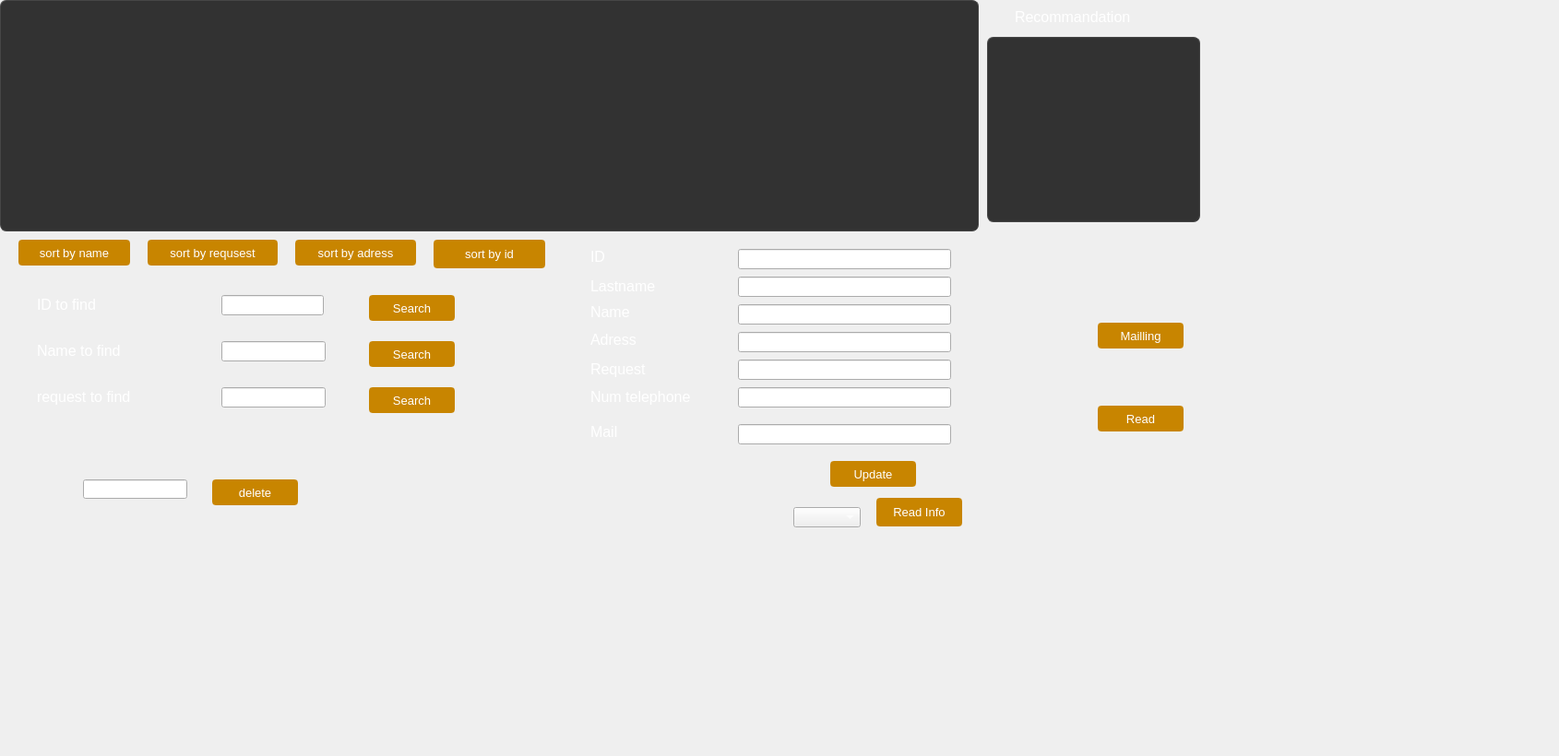
    <widget class="QWidget" name="tab_2">
     <attribute name="title">
      <string>Read</string>
     </attribute>
     <widget class="QTableView" name="tab_produit">
      <property name="geometry">
       <rect>
        <x>0</x>
        <y>0</y>
        <width>1061</width>
        <height>251</height>
       </rect>
      </property>
      <property name="styleSheet">
       <string notr="true">QTableView {border: 3px solid #5E749C;text-align: top;padding: 4px;border-radius: 7px;border-bottom-left-radius: 7px;background: QLinearGradient( x1: 0, y1: 0, x2: 1, y2: 0,stop: 0 #fff, stop: 1 #eee,stop: 0.5 #ddd,stop: 1 #eee );width: 15px;}
QTableView::item:focus{selection-background-color: yellow;}


 QScrollBar{
         background: QLinearGradient( x1: 0, y1: 0, x2: 1, y2: 0,stop: 0 #fff, stop: 1 #eee,stop: 0.5 #ddd,stop: 1 #eee );
 }

 QScrollBar:vertical {
     border: 3px solid #5E749C;
     padding: 4px;
     border-radius: 7px;
     border-bottom-left-radius: 7px;
     background: QLinearGradient( x1: 0, y1: 0, x2: 1, y2: 0,stop: 0 #fff, stop: 1 #eee,stop: 0.5 #ddd,stop: 1 #eee );
     width: 45px;
     margin: 48px 0 48px 0;
 }

 QScrollBar::handle:vertical {
     background: dark blue;
     border: 3px solid #5E749C;
     padding: 0px;
     border-radius: 7px;
     border-bottom-left-radius: 7px;
     min-height: 40px;
 }
 QScrollBar::add-line:vertical {
     background: dark blue;
     border: 3px solid #5E749C;
     padding: 0px;
     border-radius: 7px;
     border-bottom-left-radius: 7px;
     height: 40px;
     subcontrol-position: bottom;
     subcontrol-origin: margin;
 }

 QScrollBar::sub-line:vertical {
     background: dark blue;
     border: 3px solid #5E749C;
     padding: 0px;
     border-radius: 7px;
     border-bottom-left-radius: 7px;
     height: 40px;
     subcontrol-position: top;
     subcontrol-origin: margin;
 }
 QScrollBar::up-arrow:vertical, QScrollBar::down-arrow:vertical {
     border: 2px solid grey;
     width: 3px;
     height: 3px;
     background: white;
 }

 QScrollBar::add-page:vertical, QScrollBar::sub-page:vertical {
     background: none;
 }
QHeaderView::section{
    background-color:rgb(90,90,90);
      color:rgb(200,200,200);
    border:1px solid rgb(60,60,60);
    border-bottom:1px solid rgb(70,70,70);
    height:27px;
    min-width:55px;
}
QHeaderView::section:hover
{
    background-color:rgb(80,80,80);

}
QTableView
{
	background: rgb(55,55,55);
}
QTableView{
    selection-background-color:rgb(255,0,0);
    background-color:rgb(50,50,50);
    border:1px solid rgb(70,70,70);
    color:rgb(200,200,200)
}

QTableView::item
{
       border:1px solid rgb(65,65,65);
	color:rgb(200,200,200);

}
QTableView::item:hover
{
    background-color: rgb(30,30,30);
    font: 75 9pt &quot;Microsoft YaHei&quot;;
    color:rgb(31,163,246);
}
QTableView::item::selected
{
    background-color: rgb(30,30,30);
    font: 75 9pt &quot;Microsoft YaHei&quot;;
    color:rgb(31,163,246);
}</string>
      </property>
     </widget>
     <widget class="QPushButton" name="trier">
      <property name="geometry">
       <rect>
        <x>160</x>
        <y>260</y>
        <width>141</width>
        <height>28</height>
       </rect>
      </property>
      <property name="styleSheet">
       <string notr="true">QPushButton
{background-color: rgb(200,133,0);
color : white;
font: 10pt Arial;
            border-radius: 4px;
            text-shadow: 0 1px 1px rgba(0, 0, 0, 0.2);
border: 2px solid rgb(200,133,0);
}

QPushButton:hover {
border: 2px solid rgb(200,146,0);
background-color : rgb(200,149,47);
}</string>
      </property>
      <property name="text">
       <string>sort by requsest</string>
      </property>
     </widget>
     <widget class="QPushButton" name="tri_stock">
      <property name="geometry">
       <rect>
        <x>20</x>
        <y>260</y>
        <width>121</width>
        <height>28</height>
       </rect>
      </property>
      <property name="styleSheet">
       <string notr="true">QPushButton
{background-color: rgb(200,133,0);
color : white;
font: 10pt Arial;
            border-radius: 4px;
            text-shadow: 0 1px 1px rgba(0, 0, 0, 0.2);
border: 2px solid rgb(200,133,0);
}

QPushButton:hover {
border: 2px solid rgb(200,146,0);
background-color : rgb(200,149,47);
}</string>
      </property>
      <property name="text">
       <string>sort by name</string>
      </property>
     </widget>
     <widget class="QPushButton" name="trier_2">
      <property name="geometry">
       <rect>
        <x>320</x>
        <y>260</y>
        <width>131</width>
        <height>28</height>
       </rect>
      </property>
      <property name="styleSheet">
       <string notr="true">QPushButton
{background-color: rgb(200,133,0);
color : white;
font: 10pt Arial;
            border-radius: 4px;
            text-shadow: 0 1px 1px rgba(0, 0, 0, 0.2);
border: 2px solid rgb(200,133,0);
}

QPushButton:hover {
border: 2px solid rgb(200,146,0);
background-color : rgb(200,149,47);
}</string>
      </property>
      <property name="text">
       <string>sort by adress</string>
      </property>
     </widget>
     <widget class="QPushButton" name="rechercher_2">
      <property name="geometry">
       <rect>
        <x>400</x>
        <y>320</y>
        <width>93</width>
        <height>28</height>
       </rect>
      </property>
      <property name="styleSheet">
       <string notr="true">QPushButton
{background-color: rgb(200,133,0);
color : white;
font: 10pt Arial;
            border-radius: 4px;
            text-shadow: 0 1px 1px rgba(0, 0, 0, 0.2);
border: 2px solid rgb(200,133,0);
}

QPushButton:hover {
border: 2px solid rgb(200,146,0);
background-color : rgb(200,149,47);
}</string>
      </property>
      <property name="text">
       <string>Search</string>
      </property>
     </widget>
     <widget class="QLabel" name="label_22">
      <property name="geometry">
       <rect>
        <x>40</x>
        <y>320</y>
        <width>131</width>
        <height>20</height>
       </rect>
      </property>
      <property name="font">
       <font>
        <pointsize>12</pointsize>
       </font>
      </property>
      <property name="styleSheet">
       <string notr="true">color: rgb(255, 255, 255);</string>
      </property>
      <property name="text">
       <string>ID to find</string>
      </property>
     </widget>
     <widget class="QLineEdit" name="chercher_id">
      <property name="geometry">
       <rect>
        <x>240</x>
        <y>320</y>
        <width>111</width>
        <height>22</height>
       </rect>
      </property>
      <property name="styleSheet">
       <string notr="true">color: rgb(255, 255, 255);</string>
      </property>
     </widget>
     <widget class="QLabel" name="label_23">
      <property name="geometry">
       <rect>
        <x>40</x>
        <y>370</y>
        <width>141</width>
        <height>20</height>
       </rect>
      </property>
      <property name="font">
       <font>
        <pointsize>12</pointsize>
       </font>
      </property>
      <property name="styleSheet">
       <string notr="true">
color: rgb(255, 255, 255);</string>
      </property>
      <property name="text">
       <string>Name to find</string>
      </property>
     </widget>
     <widget class="QLineEdit" name="chercher_name">
      <property name="geometry">
       <rect>
        <x>240</x>
        <y>370</y>
        <width>113</width>
        <height>22</height>
       </rect>
      </property>
      <property name="styleSheet">
       <string notr="true">color: rgb(255, 255, 255);</string>
      </property>
     </widget>
     <widget class="QPushButton" name="rechercher_3">
      <property name="geometry">
       <rect>
        <x>400</x>
        <y>370</y>
        <width>93</width>
        <height>28</height>
       </rect>
      </property>
      <property name="styleSheet">
       <string notr="true">QPushButton
{background-color: rgb(200,133,0);
color : white;
font: 10pt Arial;
            border-radius: 4px;
            text-shadow: 0 1px 1px rgba(0, 0, 0, 0.2);
border: 2px solid rgb(200,133,0);
}

QPushButton:hover {
border: 2px solid rgb(200,146,0);
background-color : rgb(200,149,47);
}</string>
      </property>
      <property name="text">
       <string>Search</string>
      </property>
     </widget>
     <widget class="QLabel" name="label_24">
      <property name="geometry">
       <rect>
        <x>40</x>
        <y>420</y>
        <width>181</width>
        <height>20</height>
       </rect>
      </property>
      <property name="font">
       <font>
        <pointsize>12</pointsize>
       </font>
      </property>
      <property name="styleSheet">
       <string notr="true">color: rgb(255, 255, 255);</string>
      </property>
      <property name="text">
       <string>request to find </string>
      </property>
     </widget>
     <widget class="QLineEdit" name="chercher_request">
      <property name="geometry">
       <rect>
        <x>240</x>
        <y>420</y>
        <width>113</width>
        <height>22</height>
       </rect>
      </property>
      <property name="styleSheet">
       <string notr="true">color: rgb(255, 255, 255);
</string>
      </property>
     </widget>
     <widget class="QPushButton" name="rechercher_4">
      <property name="geometry">
       <rect>
        <x>400</x>
        <y>420</y>
        <width>93</width>
        <height>28</height>
       </rect>
      </property>
      <property name="styleSheet">
       <string notr="true">QPushButton
{background-color: rgb(200,133,0);
color : white;
font: 10pt Arial;
            border-radius: 4px;
            text-shadow: 0 1px 1px rgba(0, 0, 0, 0.2);
border: 2px solid rgb(200,133,0);
}

QPushButton:hover {
border: 2px solid rgb(200,146,0);
background-color : rgb(200,149,47);
}</string>
      </property>
      <property name="text">
       <string>Search</string>
      </property>
     </widget>
     <widget class="QPushButton" name="sort_id">
      <property name="geometry">
       <rect>
        <x>470</x>
        <y>260</y>
        <width>121</width>
        <height>31</height>
       </rect>
      </property>
      <property name="styleSheet">
       <string notr="true">QPushButton
{background-color: rgb(200,133,0);
color : white;
font: 10pt Arial;
            border-radius: 4px;
            text-shadow: 0 1px 1px rgba(0, 0, 0, 0.2);
border: 2px solid rgb(200,133,0);
}

QPushButton:hover {
border: 2px solid rgb(200,146,0);
background-color : rgb(200,149,47);
}</string>
      </property>
      <property name="text">
       <string>sort by id</string>
      </property>
     </widget>
     <widget class="QLabel" name="label_8">
      <property name="geometry">
       <rect>
        <x>640</x>
        <y>270</y>
        <width>56</width>
        <height>16</height>
       </rect>
      </property>
      <property name="font">
       <font>
        <pointsize>12</pointsize>
       </font>
      </property>
      <property name="styleSheet">
       <string notr="true">color: rgb(255, 255, 255);</string>
      </property>
      <property name="text">
       <string>ID</string>
      </property>
     </widget>
     <widget class="QLineEdit" name="update_name">
      <property name="geometry">
       <rect>
        <x>800</x>
        <y>330</y>
        <width>231</width>
        <height>22</height>
       </rect>
      </property>
      <property name="styleSheet">
       <string notr="true">color: rgb(255, 255, 255);</string>
      </property>
     </widget>
     <widget class="QLineEdit" name="update_mail">
      <property name="geometry">
       <rect>
        <x>800</x>
        <y>460</y>
        <width>231</width>
        <height>22</height>
       </rect>
      </property>
      <property name="styleSheet">
       <string notr="true">color: rgb(255, 255, 255);</string>
      </property>
     </widget>
     <widget class="QLineEdit" name="update_num">
      <property name="geometry">
       <rect>
        <x>800</x>
        <y>420</y>
        <width>231</width>
        <height>22</height>
       </rect>
      </property>
      <property name="styleSheet">
       <string notr="true">color: rgb(255, 255, 255);</string>
      </property>
     </widget>
     <widget class="QLabel" name="label_12">
      <property name="geometry">
       <rect>
        <x>640</x>
        <y>360</y>
        <width>71</width>
        <height>16</height>
       </rect>
      </property>
      <property name="font">
       <font>
        <pointsize>12</pointsize>
       </font>
      </property>
      <property name="styleSheet">
       <string notr="true">color: rgb(255, 255, 255);</string>
      </property>
      <property name="text">
       <string>Adress</string>
      </property>
     </widget>
     <widget class="QLineEdit" name="update_lastname">
      <property name="geometry">
       <rect>
        <x>800</x>
        <y>300</y>
        <width>231</width>
        <height>22</height>
       </rect>
      </property>
      <property name="styleSheet">
       <string notr="true">color: rgb(255, 255, 255);</string>
      </property>
     </widget>
     <widget class="QLabel" name="label_20">
      <property name="geometry">
       <rect>
        <x>640</x>
        <y>420</y>
        <width>161</width>
        <height>21</height>
       </rect>
      </property>
      <property name="font">
       <font>
        <pointsize>12</pointsize>
       </font>
      </property>
      <property name="styleSheet">
       <string notr="true">color: rgb(255, 255, 255);</string>
      </property>
      <property name="text">
       <string>Num telephone</string>
      </property>
     </widget>
     <widget class="QLabel" name="label_21">
      <property name="geometry">
       <rect>
        <x>640</x>
        <y>460</y>
        <width>61</width>
        <height>16</height>
       </rect>
      </property>
      <property name="font">
       <font>
        <pointsize>12</pointsize>
       </font>
      </property>
      <property name="styleSheet">
       <string notr="true">color: rgb(255, 255, 255);</string>
      </property>
      <property name="text">
       <string>Mail</string>
      </property>
     </widget>
     <widget class="QLabel" name="label_10">
      <property name="geometry">
       <rect>
        <x>640</x>
        <y>300</y>
        <width>91</width>
        <height>21</height>
       </rect>
      </property>
      <property name="font">
       <font>
        <pointsize>12</pointsize>
       </font>
      </property>
      <property name="styleSheet">
       <string notr="true">color: rgb(255, 255, 255);</string>
      </property>
      <property name="text">
       <string>Lastname</string>
      </property>
     </widget>
     <widget class="QLineEdit" name="update_adress">
      <property name="geometry">
       <rect>
        <x>800</x>
        <y>360</y>
        <width>231</width>
        <height>22</height>
       </rect>
      </property>
      <property name="styleSheet">
       <string notr="true">color: rgb(255, 255, 255);</string>
      </property>
     </widget>
     <widget class="QLabel" name="label_11">
      <property name="geometry">
       <rect>
        <x>640</x>
        <y>390</y>
        <width>91</width>
        <height>21</height>
       </rect>
      </property>
      <property name="font">
       <font>
        <pointsize>12</pointsize>
       </font>
      </property>
      <property name="styleSheet">
       <string notr="true">color: rgb(255, 255, 255);</string>
      </property>
      <property name="text">
       <string>Request</string>
      </property>
     </widget>
     <widget class="QLabel" name="label_9">
      <property name="geometry">
       <rect>
        <x>640</x>
        <y>330</y>
        <width>56</width>
        <height>16</height>
       </rect>
      </property>
      <property name="font">
       <font>
        <pointsize>12</pointsize>
       </font>
      </property>
      <property name="styleSheet">
       <string notr="true">color: rgb(255, 255, 255);</string>
      </property>
      <property name="text">
       <string>Name</string>
      </property>
     </widget>
     <widget class="QLineEdit" name="update_request">
      <property name="geometry">
       <rect>
        <x>800</x>
        <y>390</y>
        <width>231</width>
        <height>22</height>
       </rect>
      </property>
      <property name="styleSheet">
       <string notr="true">color: rgb(255, 255, 255);</string>
      </property>
     </widget>
     <widget class="QLabel" name="label_13">
      <property name="geometry">
       <rect>
        <x>-330</x>
        <y>-100</y>
        <width>1681</width>
        <height>811</height>
       </rect>
      </property>
      <property name="text">
       <string/>
      </property>
      <property name="pixmap">
       <pixmap>../../../Downloads/lovepik-financial-real-estate-black-gold-background-image_400084852.jpg</pixmap>
      </property>
      <property name="scaledContents">
       <bool>true</bool>
      </property>
     </widget>
     <widget class="QPushButton" name="read">
      <property name="geometry">
       <rect>
        <x>1190</x>
        <y>440</y>
        <width>93</width>
        <height>28</height>
       </rect>
      </property>
      <property name="styleSheet">
       <string notr="true">QPushButton
{background-color: rgb(200,133,0);
color : white;
font: 10pt Arial;
            border-radius: 4px;
            text-shadow: 0 1px 1px rgba(0, 0, 0, 0.2);
border: 2px solid rgb(200,133,0);
}

QPushButton:hover {
border: 2px solid rgb(200,146,0);
background-color : rgb(200,149,47);
}</string>
      </property>
      <property name="text">
       <string>Read</string>
      </property>
     </widget>
     <widget class="QPushButton" name="pushButton_delete">
      <property name="geometry">
       <rect>
        <x>230</x>
        <y>520</y>
        <width>93</width>
        <height>28</height>
       </rect>
      </property>
      <property name="styleSheet">
       <string notr="true">QPushButton
{background-color: rgb(200,133,0);
color : white;
font: 10pt Arial;
            border-radius: 4px;
            text-shadow: 0 1px 1px rgba(0, 0, 0, 0.2);
border: 2px solid rgb(200,133,0);
}

QPushButton:hover {
border: 2px solid rgb(200,146,0);
background-color : rgb(200,149,47);
}</string>
      </property>
      <property name="text">
       <string>delete</string>
      </property>
     </widget>
     <widget class="QLineEdit" name="lineEdit_del">
      <property name="geometry">
       <rect>
        <x>90</x>
        <y>520</y>
        <width>113</width>
        <height>21</height>
       </rect>
      </property>
      <property name="styleSheet">
       <string notr="true">color: rgb(255, 255, 255);</string>
      </property>
     </widget>
     <widget class="QLineEdit" name="update_id">
      <property name="geometry">
       <rect>
        <x>800</x>
        <y>270</y>
        <width>231</width>
        <height>22</height>
       </rect>
      </property>
      <property name="styleSheet">
       <string notr="true">color: rgb(255, 255, 255);</string>
      </property>
     </widget>
     <widget class="QPushButton" name="pushButton_2">
      <property name="geometry">
       <rect>
        <x>900</x>
        <y>500</y>
        <width>93</width>
        <height>28</height>
       </rect>
      </property>
      <property name="styleSheet">
       <string notr="true">QPushButton
{background-color: rgb(200,133,0);
color : white;
font: 10pt Arial;
            border-radius: 4px;
            text-shadow: 0 1px 1px rgba(0, 0, 0, 0.2);
border: 2px solid rgb(200,133,0);
}

QPushButton:hover {
border: 2px solid rgb(200,146,0);
background-color : rgb(200,149,47);
}</string>
      </property>
      <property name="text">
       <string>Update</string>
      </property>
     </widget>
     <widget class="QComboBox" name="comboBox">
      <property name="geometry">
       <rect>
        <x>860</x>
        <y>550</y>
        <width>73</width>
        <height>22</height>
       </rect>
      </property>
      <property name="styleSheet">
       <string notr="true">color: rgb(255, 255, 255);</string>
      </property>
     </widget>
     <widget class="QPushButton" name="pushButton_3">
      <property name="geometry">
       <rect>
        <x>950</x>
        <y>540</y>
        <width>93</width>
        <height>31</height>
       </rect>
      </property>
      <property name="styleSheet">
       <string notr="true">QPushButton
{background-color: rgb(200,133,0);
color : white;
font: 10pt Arial;
            border-radius: 4px;
            text-shadow: 0 1px 1px rgba(0, 0, 0, 0.2);
border: 2px solid rgb(200,133,0);
}

QPushButton:hover {
border: 2px solid rgb(200,146,0);
background-color : rgb(200,149,47);
}</string>
      </property>
      <property name="text">
       <string>Read Info</string>
      </property>
     </widget>
     <widget class="QPushButton" name="mailling">
      <property name="geometry">
       <rect>
        <x>1190</x>
        <y>350</y>
        <width>93</width>
        <height>28</height>
       </rect>
      </property>
      <property name="styleSheet">
       <string notr="true">QPushButton
{background-color: rgb(200,133,0);
color : white;
font: 10pt Arial;
            border-radius: 4px;
            text-shadow: 0 1px 1px rgba(0, 0, 0, 0.2);
border: 2px solid rgb(200,133,0);
}

QPushButton:hover {
border: 2px solid rgb(200,146,0);
background-color : rgb(200,149,47);
}</string>
      </property>
      <property name="text">
       <string>Mailling</string>
      </property>
     </widget>
     <widget class="QTableView" name="tableView2">
      <property name="geometry">
       <rect>
        <x>1070</x>
        <y>40</y>
        <width>231</width>
        <height>201</height>
       </rect>
      </property>
      <property name="styleSheet">
       <string notr="true">QTableView {border: 3px solid #5E749C;text-align: top;padding: 4px;border-radius: 7px;border-bottom-left-radius: 7px;background: QLinearGradient( x1: 0, y1: 0, x2: 1, y2: 0,stop: 0 #fff, stop: 1 #eee,stop: 0.5 #ddd,stop: 1 #eee );width: 15px;}
QTableView::item:focus{selection-background-color: yellow;}


 QScrollBar{
         background: QLinearGradient( x1: 0, y1: 0, x2: 1, y2: 0,stop: 0 #fff, stop: 1 #eee,stop: 0.5 #ddd,stop: 1 #eee );
 }

 QScrollBar:vertical {
     border: 3px solid #5E749C;
     padding: 4px;
     border-radius: 7px;
     border-bottom-left-radius: 7px;
     background: QLinearGradient( x1: 0, y1: 0, x2: 1, y2: 0,stop: 0 #fff, stop: 1 #eee,stop: 0.5 #ddd,stop: 1 #eee );
     width: 45px;
     margin: 48px 0 48px 0;
 }

 QScrollBar::handle:vertical {
     background: dark blue;
     border: 3px solid #5E749C;
     padding: 0px;
     border-radius: 7px;
     border-bottom-left-radius: 7px;
     min-height: 40px;
 }
 QScrollBar::add-line:vertical {
     background: dark blue;
     border: 3px solid #5E749C;
     padding: 0px;
     border-radius: 7px;
     border-bottom-left-radius: 7px;
     height: 40px;
     subcontrol-position: bottom;
     subcontrol-origin: margin;
 }

 QScrollBar::sub-line:vertical {
     background: dark blue;
     border: 3px solid #5E749C;
     padding: 0px;
     border-radius: 7px;
     border-bottom-left-radius: 7px;
     height: 40px;
     subcontrol-position: top;
     subcontrol-origin: margin;
 }
 QScrollBar::up-arrow:vertical, QScrollBar::down-arrow:vertical {
     border: 2px solid grey;
     width: 3px;
     height: 3px;
     background: white;
 }

 QScrollBar::add-page:vertical, QScrollBar::sub-page:vertical {
     background: none;
 }
QHeaderView::section{
    background-color:rgb(90,90,90);
      color:rgb(200,200,200);
    border:1px solid rgb(60,60,60);
    border-bottom:1px solid rgb(70,70,70);
    height:27px;
    min-width:55px;
}
QHeaderView::section:hover
{
    background-color:rgb(80,80,80);

}
QTableView
{
	background: rgb(55,55,55);
}
QTableView{
    selection-background-color:rgb(255,0,0);
    background-color:rgb(50,50,50);
    border:1px solid rgb(70,70,70);
    color:rgb(200,200,200)
}

QTableView::item
{
       border:1px solid rgb(65,65,65);
	color:rgb(200,200,200);

}
QTableView::item:hover
{
    background-color: rgb(30,30,30);
    font: 75 9pt &quot;Microsoft YaHei&quot;;
    color:rgb(31,163,246);
}
QTableView::item::selected
{
    background-color: rgb(30,30,30);
    font: 75 9pt &quot;Microsoft YaHei&quot;;
    color:rgb(31,163,246);
}</string>
      </property>
     </widget>
     <widget class="QLabel" name="label_7">
      <property name="geometry">
       <rect>
        <x>1100</x>
        <y>10</y>
        <width>181</width>
        <height>16</height>
       </rect>
      </property>
      <property name="font">
       <font>
        <pointsize>12</pointsize>
       </font>
      </property>
      <property name="styleSheet">
       <string notr="true">color: rgb(255, 255, 255);</string>
      </property>
      <property name="text">
       <string>Recommandation</string>
      </property>
     </widget>
     <zorder>label_13</zorder>
     <zorder>tab_produit</zorder>
     <zorder>trier</zorder>
     <zorder>tri_stock</zorder>
     <zorder>trier_2</zorder>
     <zorder>rechercher_2</zorder>
     <zorder>label_22</zorder>
     <zorder>chercher_id</zorder>
     <zorder>label_23</zorder>
     <zorder>chercher_name</zorder>
     <zorder>rechercher_3</zorder>
     <zorder>label_24</zorder>
     <zorder>chercher_request</zorder>
     <zorder>rechercher_4</zorder>
     <zorder>sort_id</zorder>
     <zorder>label_8</zorder>
     <zorder>update_name</zorder>
     <zorder>update_mail</zorder>
     <zorder>update_num</zorder>
     <zorder>label_12</zorder>
     <zorder>update_lastname</zorder>
     <zorder>label_20</zorder>
     <zorder>label_21</zorder>
     <zorder>label_10</zorder>
     <zorder>update_adress</zorder>
     <zorder>label_11</zorder>
     <zorder>label_9</zorder>
     <zorder>update_request</zorder>
     <zorder>read</zorder>
     <zorder>pushButton_delete</zorder>
     <zorder>lineEdit_del</zorder>
     <zorder>update_id</zorder>
     <zorder>pushButton_2</zorder>
     <zorder>comboBox</zorder>
     <zorder>pushButton_3</zorder>
     <zorder>mailling</zorder>
     <zorder>tableView2</zorder>
     <zorder>label_7</zorder>
    </widget>
